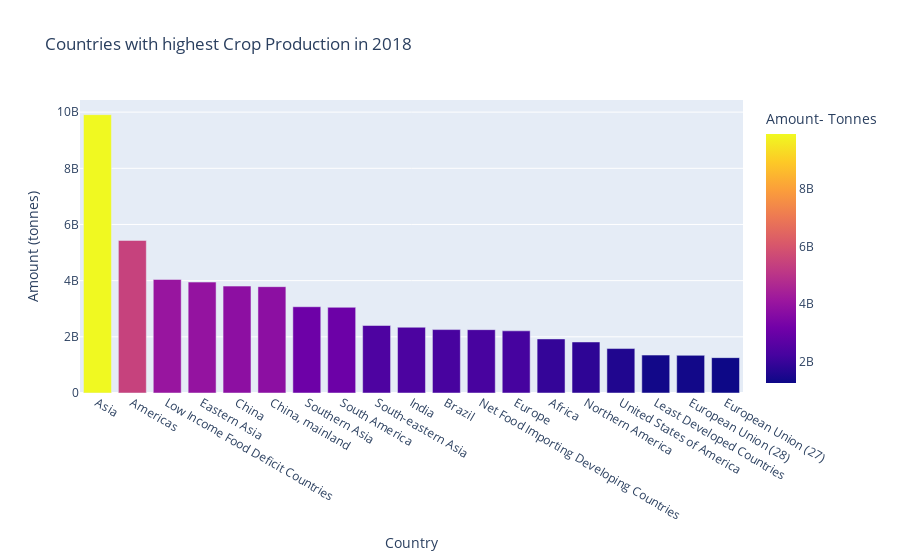

The notebook cell saved with this chart:
### Code cell
fig = px.bar(data_global, x=data_global.Country[1:20], y=data_global.Amount[1:20], title='Countries with highest Crop Production in 2018',color=data_global.Amount[1:20],
             labels={'x': 'Country', 'y': 'Amount (tonnes)', 'color': 'Amount- Tonnes'})
fig.show()

### Figure 1 — Plotly figure (JSON) as saved in the notebook; plotly's stock layout.template omitted (floating-point values rounded to 4 significant figures)
{"data": [{"alignmentgroup": "True", "hovertemplate": "Country=%{x}<br>Amount (tonnes)=%{y}<br>Amount- Tonnes=%{marker.color}<extra></extra>", "legendgroup": "", "marker": {"color": [9909927509, 5430717025, 4041828471, 3949022825, 3805442309, 3786133558, 3071090434, 3051294610, 2402731391, 2341187160, 2257702440, 2254771280, 2213475673, 1925051743, 1816661773, 1582117592, 1349561050, 1340754806, 1259223421], "coloraxis": "coloraxis", "pattern": {"shape": ""}}, "name": "", "offsetgroup": "", "orientation": "v", "showlegend": false, "textposition": "auto", "type": "bar", "x": ["Asia", "Americas", "Low Income Food Deficit Countries", "Eastern Asia", "China", "China, mainland", "Southern Asia", "South America", "South-eastern Asia", "India", "Brazil", "Net Food Importing Developing Countries", "Europe", "Africa", "Northern America", "United States of America", "Least Developed Countries", "European Union (28)", "European Union (27)"], "xaxis": "x", "y": [9909927509, 5430717025, 4041828471, 3949022825, 3805442309, 3786133558, 3071090434, 3051294610, 2402731391, 2341187160, 2257702440, 2254771280, 2213475673, 1925051743, 1816661773, 1582117592, 1349561050, 1340754806, 1259223421], "yaxis": "y"}], "layout": {"barmode": "relative", "coloraxis": {"colorbar": {"title": {"text": "Amount- Tonnes"}}, "colorscale": [[0, "#0d0887"], [0.1111, "#46039f"], [0.2222, "#7201a8"], [0.3333, "#9c179e"], [0.4444, "#bd3786"], [0.5556, "#d8576b"], [0.6667, "#ed7953"], [0.7778, "#fb9f3a"], [0.8889, "#fdca26"], [1, "#f0f921"]]}, "legend": {"tracegroupgap": 0}, "title": {"text": "Countries with highest Crop Production in 2018"}, "xaxis": {"anchor": "y", "domain": [0, 1], "title": {"text": "Country"}}, "yaxis": {"anchor": "x", "domain": [0, 1], "title": {"text": "Amount (tonnes)"}}}}
